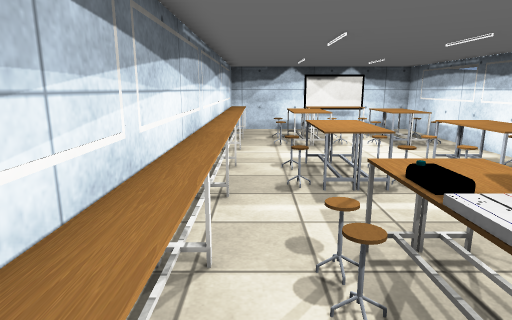
[1] (above)

12 first-person views from a walk through a 3-D level made in the Unity game engine. The camera is 1.4 m above the floor, tilts 12° down and sees 75° across. The floor is counted in squares, 0.5 m on a side. Each view is taken from the middle of a square. On the plan, view 1 faces up. The plan holds only what a view shows up to about 20 squares ahead; the rest is blank. The player is left out. Some surface patterns are stand-ins.

[2]
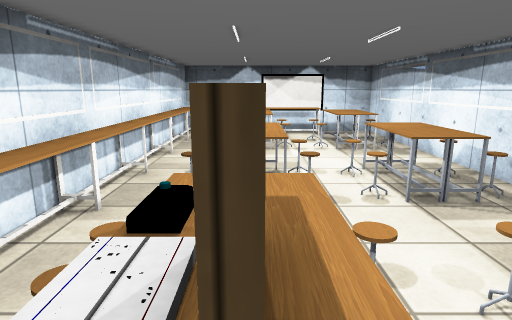

[3]
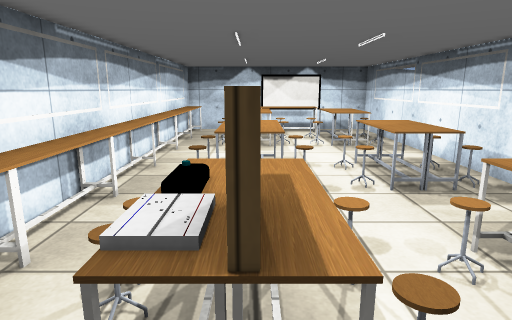

[4]
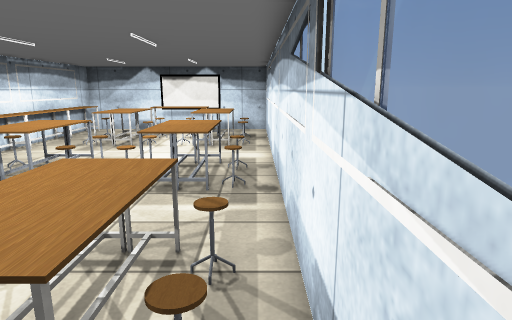

[5]
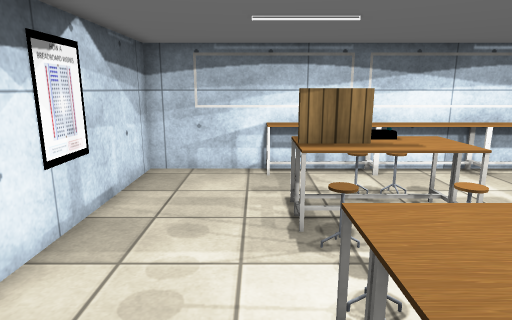

[6]
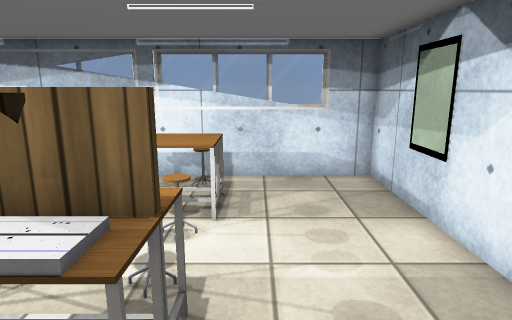

[7]
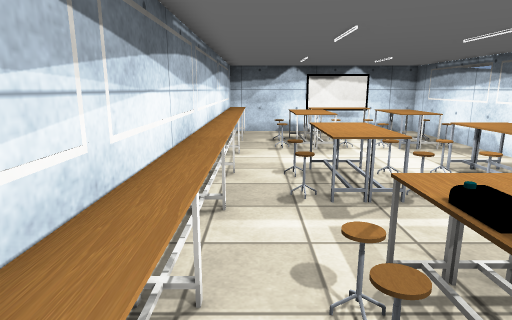

[8]
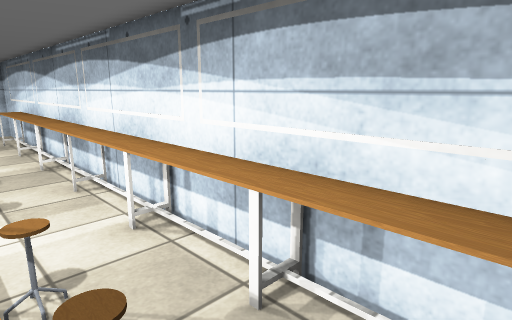

[9]
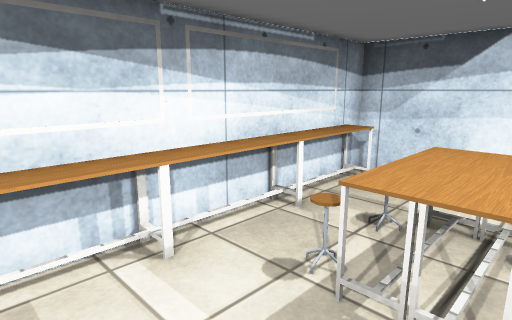

[10]
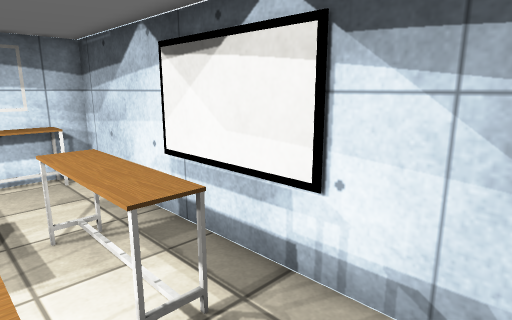

[11]
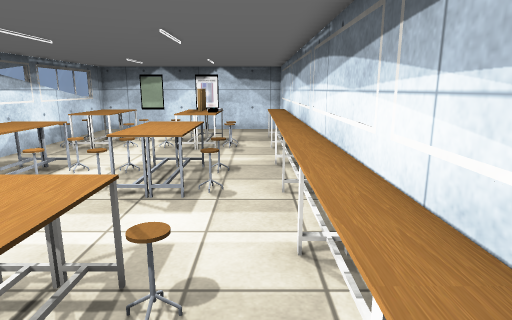

[12]
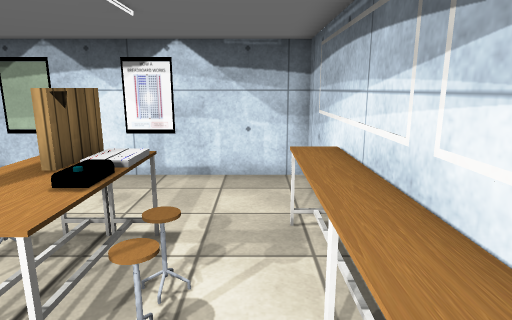

### Floor plan
Key: @ floor where view 1 was taken; # wall or solid block; . floor; = window, fence, low wall or low ledge; T thing the floor can be seen under or through.
Columns run from 2 left of view 1 to 11 right of it. Each row starts with its distance up from view 1.
 24  ############
 23  #.........
 22  #...#####   #
 21  #...#####.  #
 20  #.#### ####.#
 19  #.#########.#
 18  #.#### ####.#
 17  #.#########.#
 16  #..  ...  ..#
 15  #...........#
 14  #...........#
 13  #..##...##..#
 12  #.####.####.#
 11  #..###.####.#
 10  #.####.####.#
  9  #.####.####.#
  8  #...........#
  7  #...........#
  6  #..##...T ..#
  5  #.##TTTTTTT.#
  4  #.#TTT  TT#.#
  3  #.##TTTTT##.#
  2 ##..##TTTT##.=
  1 ##...........=
  0 #.@..........=
 -1 #............=
 -2 #............#
 -3 ##############

Where each view was taken, in squares from view 1:
view 1: 0 up, 0 right, facing up
view 2: 1 up, 3 right, facing up
view 3: 0 up, 3 right, facing up
view 4: 0 up, 10 right, facing up
view 5: 1 up, 10 right, facing left
view 6: 1 up, 0 right, facing right
view 7: 1 up, 0 right, facing up
view 8: 22 up, 2 right, facing down-left
view 9: 13 up, 4 right, facing up-left
view 10: 20 up, 10 right, facing up-left
view 11: 21 up, 0 right, facing down
view 12: 8 up, 0 right, facing down
